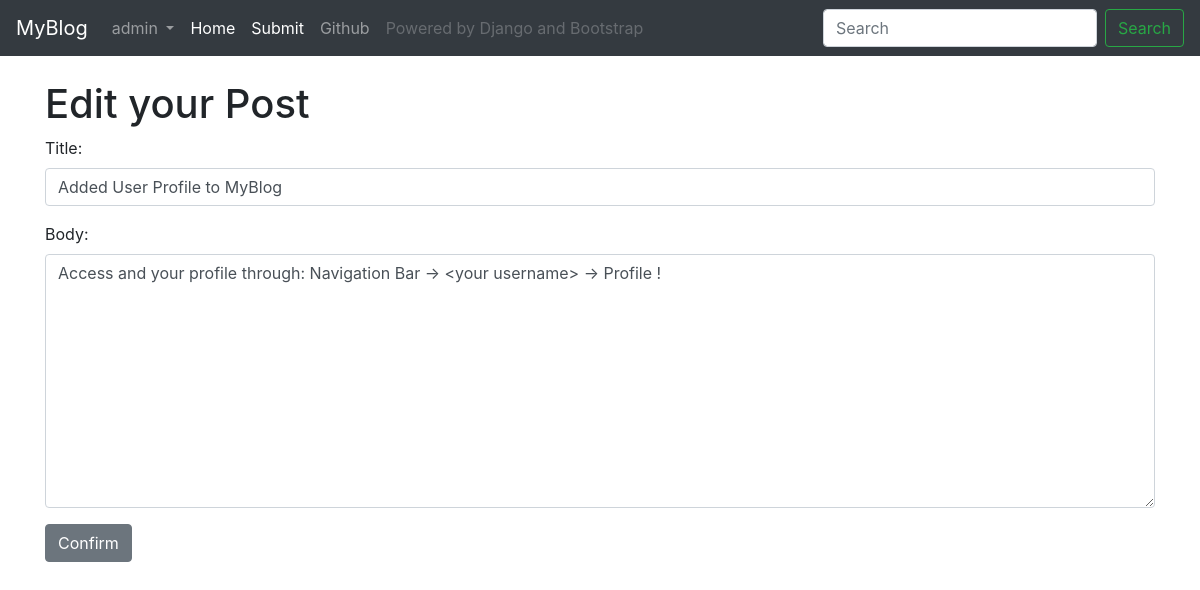
Screenshot of /post/edit/10 (signed in) with the database file from the repository.
### blog/models.py (models this page shows, shortened)
class Post(models.Model):
    title = models.CharField(max_length=255)
    author = models.ForeignKey(User, on_delete=models.CASCADE, default=2) #ForeignKey可以连接数据库中其它model
    body = models.TextField()
    date = models.DateTimeField(default=timezone.now())
    is_visible = models.BooleanField(default=True)

### blog/views.py (the view)
# urls.py: path("post/edit/<int:pk>", UpdatePostView.as_view(), name="edit-post"),
class UpdatePostView(UpdateView):
    model = Post
    form_class = PostForm
    template_name = "update_post.html"

### blog/forms.py
class PostForm(forms.ModelForm):
    class Meta:
        model = Post
        fields = ("title", "body", )
        widgets = {
            'title': forms.TextInput(attrs={'class': 'form-control'}),
            'body': forms.Textarea(attrs={'class': 'form-control'}),
        }

### blog/templates/update_post.html (shortened to what this page needs)
{% extends 'base.html' %} {% block title %}My Blog - Edit {% endblock %}
{% block content %}
{% if request.user == post.author %}
<h1>Edit your Post</h1>
<form method="post">
    {{form.as_p}}
    <button class="btn btn-secondary">Confirm</button>
{% else %}
<h1>You don't have permission to edit this post.</h1>
{% endif %}
{% endblock %}

### blog/templates/base.html (shortened to what this page needs)
<!doctype html>
<html lang="en">
<head>
    <link rel="stylesheet" href="https://cdn.jsdelivr.net/npm/bootstrap@4.4.1/dist/css/bootstrap.min.css">
</head>
<body>
    <nav class="navbar navbar-expand-lg navbar-dark bg-dark">
        <a class="navbar-brand" href="{% url 'home' %}">MyBlog</a>
        <div class="collapse navbar-collapse" id="navbarSupportedContent">
            <ul class="navbar-nav mr-auto">
                {% if user.is_authenticated %}
                <li class="nav-item dropdown">
                    <a class="nav-link dropdown-toggle" href="#" id="navbarDropdown" role="button" data-toggle="dropdown" aria-haspopup="true" aria-expanded="false">
                        {{ user.username }}
                    </a>
                </li>
                {% endif %}
                <li class="nav-item active">
                    <a class="nav-link" href="{% url 'home' %}">Home <span class="sr-only">(current)</span></a>
                </li>
                <li class="nav-item active">
                    <a class="nav-link" href="{% url 'create-post' %}">Submit <span class="sr-only">(current)</span></a>
                </li>
                <li class="nav-item">
                    <a class="nav-link" href="https://github.com/Morph317/DjangoBlog">Github</a>
                </li>
                <li class="nav-item">
                    <a class="nav-link disabled" href="#" tabindex="-1" aria-disabled="true">Powered by Django and Bootstrap</a>
                </li>
            </ul>
            <form class="form-inline my-2 my-lg-0">
                <input class="form-control mr-sm-2" type="search" placeholder="Search" aria-label="Search">
                <button class="btn btn-outline-success my-2 my-sm-0" type="submit">Search</button>
            </form>
        </div>
    </nav>
    <br/>
    <div class="container">{% block content %} {% endblock %}</div>
</body>
</html>

### rows the page displays
Post: title "Added User Profile to MyBlog", body "Access and your profile through: Navigation Bar -> <your username> -> Profile !"

### other values shown
{{ user.username }} "admin"
